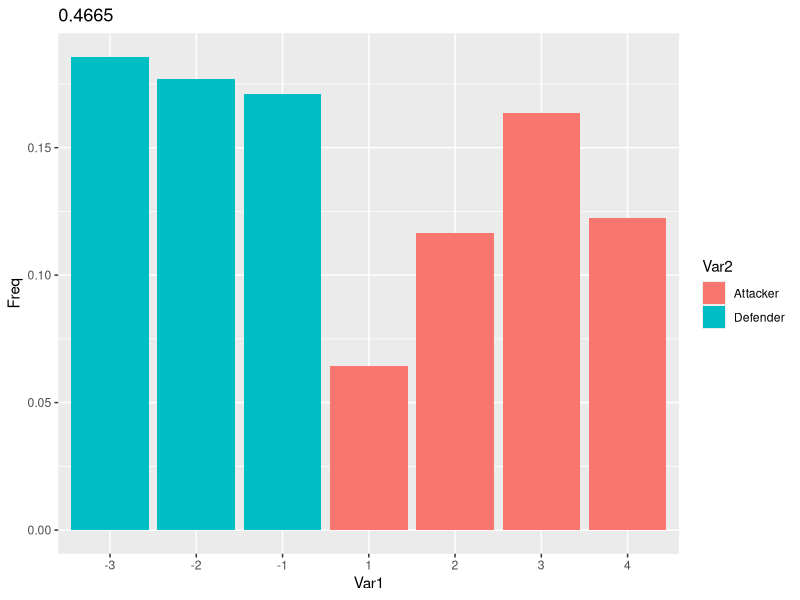

This chart was generated by the following R code:
library(ggplot2)
library(tidyr)
print.risk <- function(x) print(x$win.prob)
plot.risk <- function(x) {
  x$surv.prob %>%
    ggplot(aes(x=Var1, y=Freq, fill=Var2)) +
    geom_bar(stat= "identity")+
    ggtitle(x$win.prob)}



risk <- function(attacker, defender, attacker.bonus=0, defender.bonus=0, n=10000, defender.limit=2)
{
  attacker <- attacker - 1
  result <- list(survivors = numeric(n),
                 winner = numeric(n))
  class(result) <- "risk"
  
  # attacker.win <- 0
  # defender.win <- 0
  for(i in 1:n){
    attacker.tmp <- attacker
    defender.tmp <- defender
    while(attacker.tmp > 0 & defender.tmp > 0){
    attacker.dice <- sort(sample(1:6, min(3, attacker.tmp), replace = T), decreasing = T)[1:2]
    defender.dice <- sort( sample(1:6, min(attacker.tmp, defender.limit, defender.tmp), replace = T), decreasing = T)[1:2]
    attacker.dice[1] <- attacker.dice[1]+attacker.bonus
    defender.dice[1] <- defender.dice[1]+defender.bonus
    attacker.tmp <- attacker.tmp - sum(attacker.dice <= defender.dice, na.rm = T)
    defender.tmp <- defender.tmp - sum(attacker.dice > defender.dice, na.rm = T)
    }
    result$survivors[i] <- ifelse(attacker.tmp==0,
                                  -defender.tmp,
                                  attacker.tmp)
    
    result$winner[i] <- ifelse(attacker.tmp==0,
                                  "Defender",
                                  "Attacker")
    
    # ifelse(attacker.tmp == 0,
    #        defender.win <- defender.win+1,
    #        attacker.win <- attacker.win+1)
  }
  result$win.prob <- table(result$winner)/n
  result$surv.prob <- as.data.frame(table(result$survivors, result$winner)/n)
  return(result)
# return(data.frame(win = attacker.win/10000,lose = defender.win/n))
}

t <- risk(5, 3,0,1, n=10000, defender.limit = 2)
plot(t)
t$surv.prob
t
